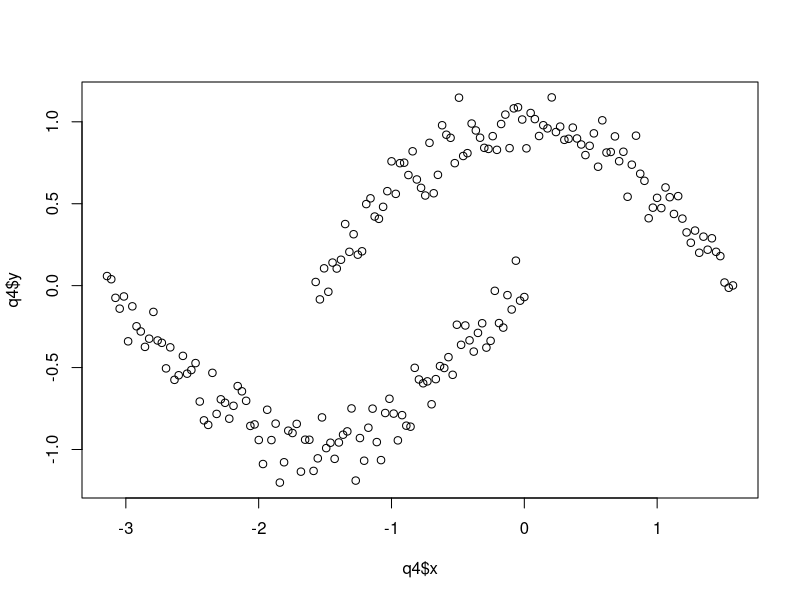
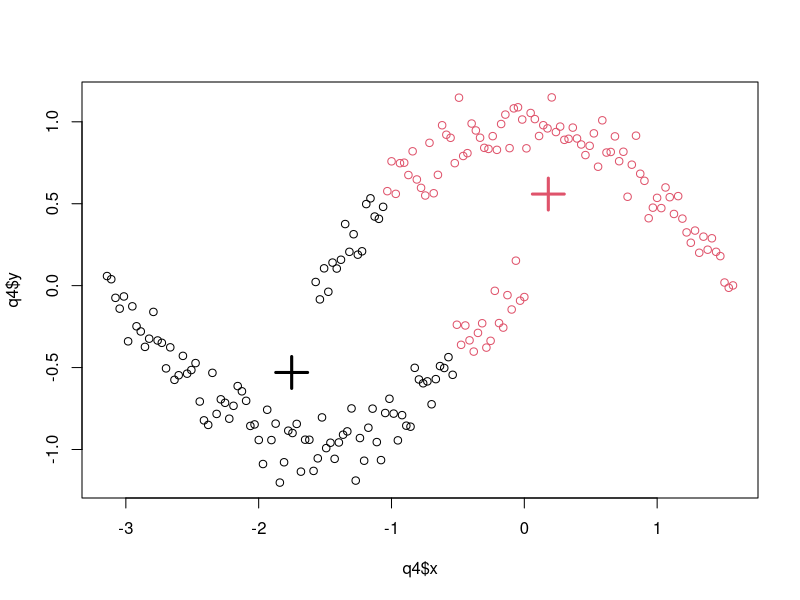

Write the R code that produced these figures, in order.
q4 = read.csv("quiz3question4.csv")

plot(q4$x, q4$y)

frame = data.frame(q4$x, q4$y)
res = kmeans(frame, centers=2, nstart=100)

plot(q4$x, q4$y, col=res$cluster)
points(res$centers, col=1:3, pch=3, cex=3, lwd=3)
